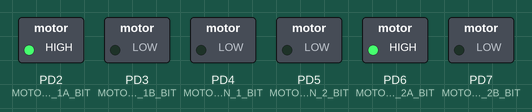
Recording of a program running on a simulated ATmega32, built with avr-gcc and emulated at 16 MHz. On the bench: switched loads named in the program (green lamp = pin HIGH).

Above: at 0.09 s.
At 1.41 s:
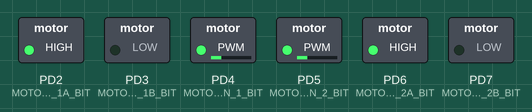
At 3.01 s:
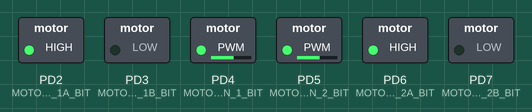
At 5.27 s:
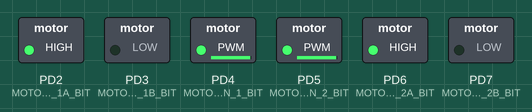
At 10.4 s:
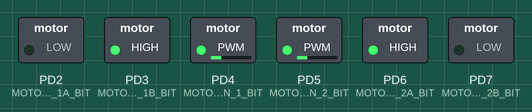
At 11.2 s:
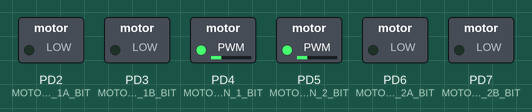
Timing chart, 0 to 12.7 s (numbered marks = the images above):
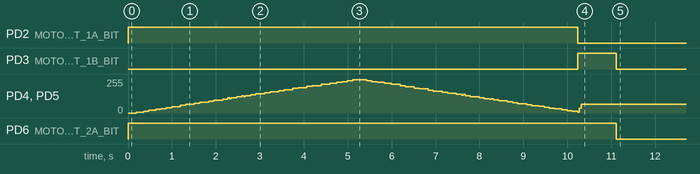

The program:

main.c
```c
/*
 * gpio.c
 *
 * Created: 17/01/2020 14:44:58
 *  Author: ahmed_pc
 */


typedef enum prog {
  seg_counter,
  Button_press,
  Traffic_light,
  Motor,
  Test,
}prog;

typedef enum{
	GO_state=0,Stop_state,Get_Ready_state
}prog_states;

void seg_counter_fun(void);
void Button_press_fun(void);
void Traffic_light_fun(void);
void MOTOR(void);
void Test_1(void);

//#include <avr/io.h>
//#include "registers.h"
#include "gpio.h"
#include "led.h"
#include "softwareDelay.h"
#include "pushButton.h"
#include "sevenSeg.h"
#include "timers.h"
#include "interrupt.h"
#include "std_types.h"
//#include "Motor.h"
#include "dcMotor.h"


uint32_t spwm_duty_cycle=0;
EN_bits_t spwm_pin_1= MOTOR_EN_1_BIT;
EN_bits_t spwm_pin_2= MOTOR_EN_2_BIT;

int main(void)
{
	prog program = Motor; // select program to run GPIO_REQ7:(seg_counter) GPIO_REQ8:(Button_press) GPIO_REQ9:(Traffic_light) GPIO_REQ15:(MOTOR)
 switch (program)
  {
		case seg_counter:
		 seg_counter_fun();
		break;

		case Button_press:
		 Button_press_fun();
		break;

		case Traffic_light:
		 Traffic_light_fun();
		break;

		case Motor:
		MOTOR();
		break;

		case Test:
		Test_1();
		break;

		default:
		break;
 }

}


void seg_counter_fun(void)
{
			sevenSegInit(SEG_0);
			sevenSegInit(SEG_1);
			while(1)
			{
				//softwareDelayMs(1000);
				timer0DelayMs(1000);
				for (int digit_1 =0 ;digit_1<10 ;digit_1++)
				{
					for(int digit_0 =0 ;digit_0<10 ;digit_0++)
					{
						for (int count =0 ;count<100 ;count++)
						{

							sevenSegWrite(SEG_0, digit_0);
							timer0DelayMs(5);
							//softwareDelayMs(5);
							sevenSegDisable( SEG_0);

							sevenSegWrite(SEG_1, digit_1);
							timer0DelayMs(5);
							//softwareDelayMs(5);
							sevenSegDisable( SEG_1);
						}
					}
				}

			}
}

void Button_press_fun(void)
{
	uint8_t led_on_repeat=0;
	timer0Init(T0_NORMAL_MODE,T0_OC0_DIS,T0_PRESCALER_64, 0, 0, T0_INTERRUPT_NORMAL);
	pushButtonInit(BTN_1);
	Led_Init(LED_1);
	while(1)
	{  led_on_repeat=0;
		if( Prepressed== pushButtonGetStatus(BTN_1))
		{
			while(Prepressed== pushButtonGetStatus(BTN_1));
			Led_On(LED_1);
			for (int counter=0; counter<20;counter++)
			{
				if( Prepressed== pushButtonGetStatus(BTN_1))
				led_on_repeat++;

			}
			if( led_on_repeat>0) {timer0DelayMs(1000);} //softwareDelayMs(1000);

			Led_Off(LED_1);

		}


	}

}

void Traffic_light_fun(void)
{
	prog_states state = GO_state;
	timer0Init(T0_NORMAL_MODE,T0_OC0_DIS,T0_PRESCALER_64, 0, 0, T0_INTERRUPT_NORMAL);
	Led_Init(LED_1); Led_Init(LED_2); Led_Init(LED_3);
	Led_Off(LED_1);  Led_Off(LED_2);  Led_Off(LED_3);
	//	Led_On(LED_1);   Led_On(LED_2);   Led_On(LED_3);

	while(1){
		switch(state) {
			case GO_state:        {Led_On(LED_1); timer0DelayMs(1000); Led_Off(LED_1);     state=Stop_state;       break;}
			case Stop_state:      {Led_On(LED_3); timer0DelayMs(1000); Led_Off(LED_3);     state=Get_Ready_state;  break;}
			case Get_Ready_state: {Led_On(LED_2); timer0DelayMs(1000); Led_Off(LED_2);     state=GO_state;         break;}
		}//end of switch.
	}//end of while

}


void MOTOR(void)
{

//Motor_init();
MotorDC_Init(MOT_1);
MotorDC_Init(MOT_2);
timer2Init(T0_NORMAL_MODE,T0_OC0_DIS,T0_PRESCALER_64, 0, 0, 0,T0_POLLING); // for delay

SREG= SREG |0x80 ;// enable global interrupt

	int speed=0;
	MotorDC_Dir(MOT_1, FORWARD);
	MotorDC_Dir(MOT_2, FORWARD);

	for (speed=0; speed<100;speed++)  // 5 second from %0 to %100
	{
		timer2DelayMs(50);
		MotorDC_Speed_PollingWithT0(speed);
	}
	for (speed=100; speed>0;speed--) // 5 second from %100 to %0
	{
		timer2DelayMs(50);
		MotorDC_Speed_PollingWithT0(speed);
	}

		MotorDC_Dir(MOT_1, BACKWARD);  //Motor_direction(Right);
		MotorDC_Dir(MOT_2, FORWARD);


	for (speed=0; speed<85;speed++) // .5 second to turn right
	{
		timer2DelayMs(10);
		MotorDC_Speed_PollingWithT0(25);
	}


	MotorDC_Dir(MOT_1, STOP);
	MotorDC_Dir(MOT_2, STOP);

while(1);
//{}


}


void Test_1(void)
{
  //timer0Init(T0_NORMAL_MODE,T0_OC0_DIS,T0_PRESCALER_64, 0, 0, T0_INTERRUPT_NORMAL);
  //timer1Init(T1_NORMAL_MODE,T1_OC1_DIS,T1_PRESCALER_NO, 0, 0, 0,0,T1_INTERRUPT_NORMAL);
  timer2Init(T0_NORMAL_MODE,T0_OC0_DIS,T0_PRESCALER_64, 0, 0, 0,T0_POLLING);

  timer0Init(T0_NORMAL_MODE,T0_OC0_DIS,T0_PRESCALER_256, 0, 0, T0_INTERRUPT_NORMAL); //T0_PRESCALER_64
  // timer1Init(T1_COMP_MODE_OCR1A_TOP,T1_OC1_DIS,T0_PRESCALER_256, 0, 0, 0,0,T1_INTERRUPT_NORMAL);
  //sei();
  while(1)
  {


  }
}


ISR(TIMER0_OVF_vector)
{
	static volatile uint8_t flag =0;
	if(spwm_duty_cycle==0)
	{
		gpioPinWrite(MOTOR_EN_1_GPIO, spwm_pin_1, LOW);
		gpioPinWrite(MOTOR_EN_2_GPIO, spwm_pin_2, LOW);

	}else
	{
		if (spwm_duty_cycle==100)
		{
	      gpioPinWrite(MOTOR_EN_1_GPIO, spwm_pin_1, HIGH);
	      gpioPinWrite(MOTOR_EN_2_GPIO, spwm_pin_2, HIGH);
		}else
		{
			if(flag==0)
			{
			    gpioPinWrite(MOTOR_EN_1_GPIO, spwm_pin_1, HIGH);
		        gpioPinWrite(MOTOR_EN_2_GPIO, spwm_pin_2, HIGH);
				TCNT0=55+(200 - (spwm_duty_cycle*2));
				flag=1;
			}else
			{
			    gpioPinWrite(MOTOR_EN_1_GPIO, spwm_pin_1, LOW);
			    gpioPinWrite(MOTOR_EN_2_GPIO, spwm_pin_2, LOW);
				TCNT0=55+(spwm_duty_cycle*2);
				flag=0;
			}


		}
	}

}
```

LED.c
```c
/*
 * CFile1.c
 *
 * Created: 17/01/2020 19:25:26
 *  Author: ahmed_pc
 */
#include "led.h"


/**
 * Description: Initialize the LED_x (where x 0, 1, 2, 3) as output
 * @param led_id: The led to be initialized and it takes
 * 				  one of the enum (En_LedNumber_t) parameters
 *
 */
void Led_Init(En_LedNumber_t en_led_id)
{
		switch (en_led_id)
		{
			case 0:
			gpioPinDirection(LED_0_GPIO, LED_0_BIT, OUTPUT);
			gpioPinWrite(LED_0_GPIO, LED_0_BIT, LOW);
			break;
			case 1:
			gpioPinDirection(LED_1_GPIO, LED_1_BIT, OUTPUT);
			gpioPinWrite(LED_1_GPIO, LED_1_BIT, LOW);
			break;
			case 2:
			gpioPinDirection(LED_2_GPIO, LED_2_BIT, OUTPUT);
			gpioPinWrite(LED_2_GPIO, LED_2_BIT, LOW);
			break;
			case 3:
			gpioPinDirection(LED_3_GPIO, LED_3_BIT, OUTPUT);
			gpioPinWrite(LED_3_GPIO, LED_3_BIT, LOW);
			break;
			default:
			break;
		}


}
/**
 * Description: Change the LED_x state (where x 0, 1, 2, 3) to be on
 * @param led_id: The led to be initialized and it takes
 * 				  one of the enum (En_LedNumber_t) parameters
 *
 */
void Led_On(En_LedNumber_t en_led_id)
{
			switch (en_led_id)
			{
				case 0:
				gpioPinWrite(LED_0_GPIO, LED_0_BIT, HIGH);
				break;
				case 1:
				gpioPinWrite(LED_1_GPIO, LED_1_BIT, HIGH);
				break;
				case 2:
				gpioPinWrite(LED_2_GPIO, LED_2_BIT, HIGH);
				break;
				case 3:
				gpioPinWrite(LED_3_GPIO, LED_3_BIT, HIGH);
				break;
				default:
				break;
			}


}
/**
 * Description: Change the LED_x state (where x 0, 1, 2, 3) to be off
 * @param led_id: The led to be initialized and it takes
 * 				  one of the enum (En_LedNumber_t) parameters
 *
 */
void Led_Off(En_LedNumber_t en_led_id)
{
				switch (en_led_id)
				{
					case 0:
					gpioPinWrite(LED_0_GPIO, LED_0_BIT, LOW);
					break;
					case 1:
					gpioPinWrite(LED_1_GPIO, LED_1_BIT, LOW);
					break;
					case 2:
					gpioPinWrite(LED_2_GPIO, LED_2_BIT, LOW);
					break;
					case 3:
					gpioPinWrite(LED_3_GPIO, LED_3_BIT, LOW);
					break;
					default:
					break;
				}


}
/**
 * Description: Toggle the LED_x state (where x 0, 1, 2, 3)
 * @param led_id: The led to be initialized and it takes
 * 				  one of the enum (En_LedNumber_t) parameters
 *
 */
void Led_Toggle(En_LedNumber_t en_led_id)
{
				switch (en_led_id)
				{
					case 0:
					gpioPinToggle(LED_0_GPIO, LED_0_BIT);
					break;
					case 1:
					gpioPinToggle(LED_1_GPIO, LED_1_BIT);
					break;
					case 2:
					gpioPinToggle(LED_2_GPIO, LED_2_BIT);
					break;
					case 3:
					gpioPinToggle(LED_3_GPIO, LED_3_BIT);
					break;
					default:
					break;
				}


}
```

dcMotor.c
```c
/*
 * dcMotor.c
 *
 * Created: 27/01/2020 16:57:28
 *  Author: ahmed_pc
 */
#include "dcMotor.h"


void MotorDC_Init(En_motorType_t en_motor_number)
{
	timer0Init(T0_NORMAL_MODE,T0_OC0_DIS,T0_PRESCALER_256, 0, 0, T0_INTERRUPT_NORMAL);
		switch (en_motor_number)
		{
			case MOT_1:
				gpioPinDirection(MOTOR_OUT_1A_GPIO, MOTOR_OUT_1A_BIT, OUTPUT);
				gpioPinDirection(MOTOR_OUT_1B_GPIO, MOTOR_OUT_1B_BIT, OUTPUT);
				gpioPinDirection(MOTOR_EN_1_GPIO, MOTOR_EN_1_BIT, OUTPUT);
				gpioPinWrite(MOTOR_OUT_1A_GPIO, MOTOR_OUT_1A_BIT, LOW);
				gpioPinWrite(MOTOR_OUT_1B_GPIO, MOTOR_OUT_1B_BIT, LOW);
				gpioPinWrite(MOTOR_EN_1_GPIO, MOTOR_EN_1_BIT, LOW);

			break;
			case MOT_2:
				gpioPinDirection(MOTOR_OUT_2A_GPIO, MOTOR_OUT_2A_BIT, OUTPUT);
				gpioPinDirection(MOTOR_OUT_2B_GPIO, MOTOR_OUT_2B_BIT, OUTPUT);
				gpioPinDirection(MOTOR_EN_2_GPIO, MOTOR_EN_2_BIT, OUTPUT);
				gpioPinWrite(MOTOR_OUT_2A_GPIO, MOTOR_OUT_2A_BIT, LOW);
				gpioPinWrite(MOTOR_OUT_2B_GPIO, MOTOR_OUT_2B_BIT, LOW);
				gpioPinWrite(MOTOR_EN_2_GPIO, MOTOR_EN_2_BIT, LOW);

			break;

			default:
			break;
		}


}

/**
 * Description:
 * @param
 * @param
 */
void MotorDC_Dir(En_motorType_t en_motor_number, En_motorDir_t en_motor_dir)
{

	  switch (en_motor_number)
	  {
//////////motor1///////////
		  case MOT_1:
		  switch (en_motor_dir)
		  {
			  case FORWARD:
				gpioPinWrite(MOTOR_OUT_1A_GPIO, MOTOR_OUT_1A_BIT, HIGH);
				gpioPinWrite(MOTOR_OUT_1B_GPIO, MOTOR_OUT_1B_BIT, LOW);
			  break;
			  case BACKWARD:
				gpioPinWrite(MOTOR_OUT_1A_GPIO, MOTOR_OUT_1A_BIT, LOW);
				gpioPinWrite(MOTOR_OUT_1B_GPIO, MOTOR_OUT_1B_BIT, HIGH);
			 break;
			  case STOP:
				gpioPinWrite(MOTOR_OUT_1A_GPIO, MOTOR_OUT_1A_BIT, LOW);
				gpioPinWrite(MOTOR_OUT_1B_GPIO, MOTOR_OUT_1B_BIT, LOW);
			  break;
			  default:
			  break;
		  }
		  break;

////////motor2//////////
		  case MOT_2:
		  switch (en_motor_dir)
		  {
			  case FORWARD:
				gpioPinWrite(MOTOR_OUT_2A_GPIO, MOTOR_OUT_2A_BIT, HIGH);
				gpioPinWrite(MOTOR_OUT_2B_GPIO, MOTOR_OUT_2B_BIT, LOW);
			  break;
			  case BACKWARD:
				gpioPinWrite(MOTOR_OUT_2A_GPIO, MOTOR_OUT_2A_BIT, LOW);
				gpioPinWrite(MOTOR_OUT_2B_GPIO, MOTOR_OUT_2B_BIT, HIGH);
			  break;
			  case STOP:
				gpioPinWrite(MOTOR_OUT_2A_GPIO, MOTOR_OUT_2A_BIT, LOW);
				gpioPinWrite(MOTOR_OUT_2B_GPIO, MOTOR_OUT_2B_BIT, LOW);
			  break;
			  default:
			  break;
		  }
			 break;

		  default:
		  break;
	  }

}

/**
 * Description:
 * @param
 */
void MotorDC_Speed_PollingWithT0(uint8_t u8_motor_speed)
{
	timer0SwPWM(u8_motor_speed,200,MOTOR_EN_1_BIT,MOTOR_EN_2_BIT);

}

/**
 * Description: set the port value (which is PORT register)
 * @param
 */
void MotorDC_Speed_HwPWM(uint8_t u8_motor_speed)
{


}
```

dcMotor.h
```c
/*
 * MotorDC.h
 *
 *  Created on: Oct 26, 2019
 *      Author: Sprints
 */

#ifndef DCMOTOR_H_
#define DCMOTOR_H_
#include "dcMotorConfig.h"
#include "timers.h"

typedef enum En_motorType_t{
	MOT_1,
	MOT_2
}En_motorType_t;

typedef enum En_motorDir_t{
	STOP,
	FORWARD,
	BACKWARD
}En_motorDir_t;

/**
 * Description:
 * @param
 */
void MotorDC_Init(En_motorType_t en_motor_number);

/**
 * Description:
 * @param
 * @param
 */
void MotorDC_Dir(En_motorType_t en_motor_number, En_motorDir_t en_motor_dir);

/**
 * Description:
 * @param
 */
void MotorDC_Speed_PollingWithT0(uint8_t u8_motor_speed);

/**
 * Description: set the port value (which is PORT register)
 * @param
 */
void MotorDC_Speed_HwPWM(uint8_t u8_motor_speed);
#endif /* MOTORDC_H_ */
```

interrupt.h
```c
/*
 * interrupt.h
 *
 * Created: 23/01/2020 19:19:42
 *  Author: ahmed_pc
 */

#ifndef INTERRUPT_H_
#define INTERRUPT_H_


#define INT0_vector			   __vector_1
#define INT1_vector			   __vector_2
#define INT2_vector			   __vector_3
#define TIMER2_COMP_vector	   __vector_4
#define TIMER2_OVF_vector      __vector_5
#define TIMER1_CAPT_vector     __vector_6
#define TIMER1_COMPA_vector	   __vector_7
#define TIMER1_COMPB_vector    __vector_8
#define TIMER1_OVF_vector      __vector_9
#define TIMER0_COMP_vector     __vector_10
#define TIMER0_OVF_vector      __vector_11
#define SPI_STC_vector         __vector_12
#define USART_RXC_vector       __vector_13
#define USART_UDRE_vector      __vector_14
#define USART_TXC_vector       __vector_15
#define ADC_vector             __vector_16
#define EE_RDY_vector          __vector_17
#define ANA_COMP_vector        __vector_18
#define TWI_vector             __vector_19
#define SPM_RDY_vector         __vector_20

#define ISR(vector, ...)           \
   void vector (void) __attribute__ ((signal, used, externally_visible)) __VA_ARGS__ ; \
   void vector (void)

#define sei()  __asm__ __volatile__ ("sei" ::)
#define cli()  __asm__ __volatile__ ("cli" ::)

#endif /* INTERRUPT_H_ */
```

led.h
```c
/*
 * led.h
 *
 *  Created on: Oct 21, 2019
 *      Author: Sprints
 */

#ifndef LED_H_
#define LED_H_

#include "gpio.h"
#include "std_types.h"
#include "ledConfig.h"

typedef enum En_LedNumber_t{
	LED_0,
	LED_1,
	LED_2,
	LED_3
}En_LedNumber_t;

/**
 * Description: Initialize the LED_x (where x 0, 1, 2, 3) as output
 * @param led_id: The led to be initialized and it takes
 * 				  one of the enum (En_LedNumber_t) parameters
 *
 */
void Led_Init(En_LedNumber_t en_led_id);
/**
 * Description: Change the LED_x state (where x 0, 1, 2, 3) to be on
 * @param led_id: The led to be initialized and it takes
 * 				  one of the enum (En_LedNumber_t) parameters
 *
 */
void Led_On(En_LedNumber_t en_led_id);
/**
 * Description: Change the LED_x state (where x 0, 1, 2, 3) to be off
 * @param led_id: The led to be initialized and it takes
 * 				  one of the enum (En_LedNumber_t) parameters
 *
 */
void Led_Off(En_LedNumber_t en_led_id);
/**
 * Description: Toggle the LED_x state (where x 0, 1, 2, 3)
 * @param led_id: The led to be initialized and it takes
 * 				  one of the enum (En_LedNumber_t) parameters
 *
 */
void Led_Toggle(En_LedNumber_t en_led_id);


#endif /* LED_H_ */
```

pushButton.c
```c
/*
 * pushButton.c
 *
 * Created: 17/01/2020 19:54:19
 *  Author: ahmed_pc
 */
#include "pushButton.h "


/**
 * Description: Initialize the BTN_x Pin state (where x 0, 1, 2, 3) to Input
 * @param btn_id: The btn to be initialized and it takes
 * 				  one of the enum (En_buttonId) parameters
 *
 */
void pushButtonInit(En_buttonId_t en_butotn_id)
{
			switch (en_butotn_id)
			{
				case BTN_0:
				gpioPinDirection(BTN_0_GPIO, BTN_0_BIT, INPUT);
				//gpioPinWrite(GPIOC, BIT4, HIGH);
				break;
				case BTN_1:
				gpioPinDirection(BTN_1_GPIO, BTN_1_BIT, INPUT);
				//gpioPinWrite(GPIOB, BIT2, HIGH);
				break;
				case BTN_2:
				gpioPinDirection(BTN_2_GPIO, BTN_2_BIT, INPUT);
				//gpioPinWrite(GPIOA, BIT2, HIGH);
				break;
				case BTN_3:
				gpioPinDirection(BTN_3_GPIO, BTN_3_BIT, INPUT);
				//gpioPinWrite(GPIOA, BIT3, HIGH);
				break;
				default:
				break;
			}


}
/**
 * Description: read all BTN_x (where x 0, 1, 2, 3) states and store it in the program
 *
 * @note : this function must be called in the system tick handler or in the super loop handler
 */
//void pushButtonUpdate(void);
/**
 * Description: read BTN_x (where x 0, 1, 2, 3) state which is stored in the program
 * 				in the update function
 *
 */
En_buttonStatus_t pushButtonGetStatus(En_buttonId_t en_butotn_id)
{
	        softwareDelayMs(50);

				switch (en_butotn_id)
				{
					case BTN_0:
					return (gpioPinRead(BTN_0_GPIO, BTN_0_BIT));
					break;
					case BTN_1:
					return (gpioPinRead(BTN_1_GPIO, BTN_1_BIT));
					break;
					case BTN_2:
					return (gpioPinRead(BTN_2_GPIO, BTN_2_BIT));
					break;
					case BTN_3:
					return (gpioPinRead(BTN_3_GPIO, BTN_3_BIT));
					break;
					default:
					return 0;
					break;
				}


}
```

pushButton.h
```c
/*
 * pushButton.h
 *
 *  Created on: Oct 21, 2019
 *      Author: Sprints
 */

#ifndef PUSHBUTTON_H_
#define PUSHBUTTON_H_
#include "pushButtonConfig.h"
#include "softwareDelay.h"

typedef enum En_buttonId_t{
	BTN_0,
	BTN_1,
	BTN_2,
	BTN_3
}En_buttonId_t;

typedef enum En_buttonStatus_t{
	Released,
	Prepressed,
	Pressed,
	Prereleased

}En_buttonStatus_t;

/**
 * Description: Initialize the BTN_x Pin state (where x 0, 1, 2, 3) to Input
 * @param btn_id: The btn to be initialized and it takes
 * 				  one of the enum (En_buttonId) parameters
 *
 */
void pushButtonInit(En_buttonId_t en_butotn_id);
/**
 * Description: read all BTN_x (where x 0, 1, 2, 3) states and store it in the program
 *
 * @note : this function must be called in the system tick handler or in the super loop handler
 */
void pushButtonUpdate(void);
/**
 * Description: read BTN_x (where x 0, 1, 2, 3) state which is stored in the program
 * 				in the update function
 *
 */
En_buttonStatus_t pushButtonGetStatus(En_buttonId_t en_butotn_id);

#endif /* PUSHBUTTON_H_ */
```

sevenSeg.c
```c
/*
 * sevenSeg.c
 *
 * Created: 17/01/2020 22:40:00
 *  Author: ahmed_pc
 */
#include "sevenSeg.h  "

void sevenSegInit(En_SevenSegId_t a_segment_id)
{
	gpioPinDirection(SEG_BCD_GPIO, SEG_BCD_BITS, OUTPUT);
	gpioPinWrite(SEG_BCD_GPIO, SEG_BCD_BITS, HIGH);
		switch (a_segment_id)
		{
			case SEG_0:
			gpioPinDirection(SEG_EN1_GPIO, SEG_EN1_BIT, OUTPUT);
			gpioPinWrite(SEG_EN1_GPIO, SEG_EN1_BIT, SEG_DISABLE);
			break;
			case SEG_1:
			gpioPinDirection(SEG_EN2_GPIO, SEG_EN2_BIT, OUTPUT);
			gpioPinWrite(SEG_EN2_GPIO, SEG_EN2_BIT, SEG_DISABLE);
			break;

			default:
			break;
		}


}

/**
 * Description:
 * @param
 */
void sevenSegEnable(En_SevenSegId_t en_segment_id)
{
			switch (en_segment_id)
			{
				case SEG_0:
				gpioPinWrite(SEG_EN1_GPIO, SEG_EN1_BIT, SEG_ENABLE);
				break;
				case SEG_1:
				gpioPinWrite(SEG_EN2_GPIO, SEG_EN2_BIT, SEG_ENABLE);
				break;

				default:
				break;
			}


}

/**
 * Description:
 * @param
 */
void sevenSegDisable(En_SevenSegId_t en_segment_id)
{
			switch (en_segment_id)
			{
				case SEG_0:
				gpioPinWrite(SEG_EN1_GPIO, SEG_EN1_BIT, SEG_DISABLE);
				break;
				case SEG_1:
				gpioPinWrite(SEG_EN2_GPIO, SEG_EN2_BIT, SEG_DISABLE);
				break;

				default:
				break;
			}


}

/**
 * Description:
 * @param
 */
void sevenSegWrite(En_SevenSegId_t en_segment_id, uint8_t u8_number)
{
	gpioPinWrite(SEG_BCD_GPIO, SEG_BCD_BITS, (HIGH & 0x0F));
	sevenSegEnable( en_segment_id);
	gpioPinWrite(SEG_BCD_GPIO, SEG_BCD_BITS, (u8_number & 0x0F) );//(u8_number & 0x01)
}
```

sevenSeg.h
```c
/*
 * sevenSeg_BCD.h
 *
 *  Created on: Oct 24, 2019
 *      Author: Sprints
 */

#ifndef SEVENSEG_H_
#define SEVENSEG_H_

#include "gpio.h"
#include "sevenSegConfig.h"


typedef enum En_SevenSegId_t{
	SEG_0,
	SEG_1,
}En_SevenSegId_t;

/**
 * Description:
 * @param
 */
void sevenSegInit(En_SevenSegId_t a_segment_id);

/**
 * Description:
 * @param
 */
void sevenSegEnable(En_SevenSegId_t en_segment_id);

/**
 * Description:
 * @param
 */
void sevenSegDisable(En_SevenSegId_t en_segment_id);

/**
 * Description:
 * @param
 */
void sevenSegWrite(En_SevenSegId_t en_segment_id, uint8_t u8_number);


#endif /* SEVENSEG_BCD_H_ */
```

Source omitted: softwareDelay.c (350 bytes), softwareDelay.h (380 bytes), timers.c (6590 bytes), timers.h (5128 bytes), dcMotorConfig.h (575 bytes), ledConfig.h (636 bytes), pushButtonConfig.h (420 bytes), sevenSegConfig.h (936 bytes), gpio.c (6469 bytes), gpio.h (4669 bytes), registers.h (1940 bytes), std_types.h (1357 bytes)

Measured:
- by itself, PD2 (MOTOR_OUT_1A_BIT): LOW → HIGH at 0.00 s, → LOW 10.2 s later
- by itself, PD3 (MOTOR_OUT_1B_BIT): LOW → HIGH at 10.2 s, → LOW 0.87 s later
- by itself, PD6 (MOTOR_OUT_2A_BIT): LOW → HIGH at 0.00 s, → LOW 11.1 s later
- by itself, PD4 (MOTOR_EN_1_BIT), PD5 (MOTOR_EN_2_BIT): 0/255 → 6/255 at 0.19 s, → 15/255 0.16 s later, → 21/255 0.12 s later, → 27/255 0.16 s later, … (76 changes in this stretch)
